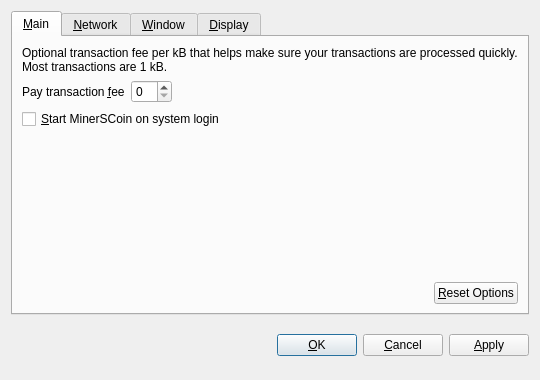
<?xml version="1.0" encoding="UTF-8"?>
<ui version="4.0">
 <class>OptionsDialog</class>
 <widget class="QDialog" name="OptionsDialog">
  <property name="geometry">
   <rect>
    <x>0</x>
    <y>0</y>
    <width>540</width>
    <height>380</height>
   </rect>
  </property>
  <property name="windowTitle">
   <string>Options</string>
  </property>
  <property name="modal">
   <bool>true</bool>
  </property>
  <layout class="QVBoxLayout" name="verticalLayout">
   <item>
    <widget class="QTabWidget" name="tabWidget">
     <property name="tabPosition">
      <enum>QTabWidget::North</enum>
     </property>
     <property name="currentIndex">
      <number>0</number>
     </property>
     <widget class="QWidget" name="tabMain">
      <attribute name="title">
       <string>&amp;Main</string>
      </attribute>
      <layout class="QVBoxLayout" name="verticalLayout_Main">
       <item>
        <widget class="QLabel" name="transactionFeeInfoLabel">
         <property name="text">
          <string>Optional transaction fee per kB that helps make sure your transactions are processed quickly. Most transactions are 1 kB.</string>
         </property>
         <property name="textFormat">
          <enum>Qt::PlainText</enum>
         </property>
         <property name="wordWrap">
          <bool>true</bool>
         </property>
        </widget>
       </item>
       <item>
        <layout class="QHBoxLayout" name="horizontalLayout_1_Main">
         <item>
          <widget class="QLabel" name="transactionFeeLabel">
           <property name="text">
            <string>Pay transaction &amp;fee</string>
           </property>
           <property name="textFormat">
            <enum>Qt::PlainText</enum>
           </property>
           <property name="buddy">
            <cstring>transactionFee</cstring>
           </property>
          </widget>
         </item>
         <item>
          <widget class="BitcoinAmountField" name="transactionFee"/>
         </item>
         <item>
          <spacer name="horizontalSpacer_1_Main">
           <property name="orientation">
            <enum>Qt::Horizontal</enum>
           </property>
           <property name="sizeHint" stdset="0">
            <size>
             <width>40</width>
             <height>20</height>
            </size>
           </property>
          </spacer>
         </item>
        </layout>
       </item>
       <item>
        <widget class="QCheckBox" name="bitcoinAtStartup">
         <property name="toolTip">
          <string>Automatically start MinerSCoin after logging in to the system.</string>
         </property>
         <property name="text">
          <string>&amp;Start MinerSCoin on system login</string>
         </property>
        </widget>
       </item>
       <item>
        <spacer name="verticalSpacer_Main">
         <property name="orientation">
          <enum>Qt::Vertical</enum>
         </property>
         <property name="sizeHint" stdset="0">
          <size>
           <width>20</width>
           <height>40</height>
          </size>
         </property>
        </spacer>
       </item>
       <item>
        <layout class="QHBoxLayout" name="horizontalLayout_2_Main">
         <item>
          <spacer name="horizontalSpacer_2_Main">
           <property name="orientation">
            <enum>Qt::Horizontal</enum>
           </property>
           <property name="sizeHint" stdset="0">
            <size>
             <width>40</width>
             <height>20</height>
            </size>
           </property>
          </spacer>
         </item>
         <item>
          <widget class="QPushButton" name="resetButton">
           <property name="toolTip">
            <string>Reset all client options to default.</string>
           </property>
           <property name="text">
            <string>&amp;Reset Options</string>
           </property>
           <property name="autoDefault">
            <bool>false</bool>
           </property>
          </widget>
         </item>
        </layout>
       </item>
      </layout>
     </widget>
     <widget class="QWidget" name="tabNetwork">
      <attribute name="title">
       <string>&amp;Network</string>
      </attribute>
      <layout class="QVBoxLayout" name="verticalLayout_Network">
       <item>
        <widget class="QCheckBox" name="mapPortUpnp">
         <property name="toolTip">
          <string>Automatically open the MinerSCoin client port on the router. This only works when your router supports UPnP and it is enabled.</string>
         </property>
         <property name="text">
          <string>Map port using &amp;UPnP</string>
         </property>
        </widget>
       </item>
       <item>
        <widget class="QCheckBox" name="connectSocks">
         <property name="toolTip">
          <string>Connect to the MinerSCoin network through a SOCKS proxy (e.g. when connecting through Tor).</string>
         </property>
         <property name="text">
          <string>&amp;Connect through SOCKS proxy:</string>
         </property>
        </widget>
       </item>
       <item>
        <layout class="QHBoxLayout" name="horizontalLayout_Network">
         <item>
          <widget class="QLabel" name="proxyIpLabel">
           <property name="text">
            <string>Proxy &amp;IP:</string>
           </property>
           <property name="textFormat">
            <enum>Qt::PlainText</enum>
           </property>
           <property name="buddy">
            <cstring>proxyIp</cstring>
           </property>
          </widget>
         </item>
         <item>
          <widget class="QValidatedLineEdit" name="proxyIp">
           <property name="maximumSize">
            <size>
             <width>140</width>
             <height>16777215</height>
            </size>
           </property>
           <property name="toolTip">
            <string>IP address of the proxy (e.g. 127.0.0.1)</string>
           </property>
          </widget>
         </item>
         <item>
          <widget class="QLabel" name="proxyPortLabel">
           <property name="text">
            <string>&amp;Port:</string>
           </property>
           <property name="textFormat">
            <enum>Qt::PlainText</enum>
           </property>
           <property name="buddy">
            <cstring>proxyPort</cstring>
           </property>
          </widget>
         </item>
         <item>
          <widget class="QLineEdit" name="proxyPort">
           <property name="maximumSize">
            <size>
             <width>55</width>
             <height>16777215</height>
            </size>
           </property>
           <property name="toolTip">
            <string>Port of the proxy (e.g. 9050)</string>
           </property>
          </widget>
         </item>
         <item>
          <widget class="QLabel" name="socksVersionLabel">
           <property name="text">
            <string>SOCKS &amp;Version:</string>
           </property>
           <property name="textFormat">
            <enum>Qt::PlainText</enum>
           </property>
           <property name="buddy">
            <cstring>socksVersion</cstring>
           </property>
          </widget>
         </item>
         <item>
          <widget class="QValueComboBox" name="socksVersion">
           <property name="toolTip">
            <string>SOCKS version of the proxy (e.g. 5)</string>
           </property>
          </widget>
         </item>
         <item>
          <spacer name="horizontalSpacer_Network">
           <property name="orientation">
            <enum>Qt::Horizontal</enum>
           </property>
           <property name="sizeHint" stdset="0">
            <size>
             <width>40</width>
             <height>20</height>
            </size>
           </property>
          </spacer>
         </item>
        </layout>
       </item>
       <item>
        <spacer name="verticalSpacer_Network">
         <property name="orientation">
          <enum>Qt::Vertical</enum>
         </property>
         <property name="sizeHint" stdset="0">
          <size>
           <width>20</width>
           <height>40</height>
          </size>
         </property>
        </spacer>
       </item>
      </layout>
     </widget>
     <widget class="QWidget" name="tabWindow">
      <attribute name="title">
       <string>&amp;Window</string>
      </attribute>
      <layout class="QVBoxLayout" name="verticalLayout_Window">
       <item>
        <widget class="QCheckBox" name="minimizeToTray">
         <property name="toolTip">
          <string>Show only a tray icon after minimizing the window.</string>
         </property>
         <property name="text">
          <string>&amp;Minimize to the tray instead of the taskbar</string>
         </property>
        </widget>
       </item>
       <item>
        <widget class="QCheckBox" name="minimizeOnClose">
         <property name="toolTip">
          <string>Minimize instead of exit the application when the window is closed. When this option is enabled, the application will be closed only after selecting Quit in the menu.</string>
         </property>
         <property name="text">
          <string>M&amp;inimize on close</string>
         </property>
        </widget>
       </item>
       <item>
        <spacer name="verticalSpacer_Window">
         <property name="orientation">
          <enum>Qt::Vertical</enum>
         </property>
         <property name="sizeHint" stdset="0">
          <size>
           <width>20</width>
           <height>40</height>
          </size>
         </property>
        </spacer>
       </item>
      </layout>
     </widget>
     <widget class="QWidget" name="tabDisplay">
      <attribute name="title">
       <string>&amp;Display</string>
      </attribute>
      <layout class="QVBoxLayout" name="verticalLayout_Display">
       <item>
        <layout class="QHBoxLayout" name="horizontalLayout_1_Display">
         <item>
          <widget class="QLabel" name="langLabel">
           <property name="text">
            <string>User Interface &amp;language:</string>
           </property>
           <property name="textFormat">
            <enum>Qt::PlainText</enum>
           </property>
           <property name="buddy">
            <cstring>lang</cstring>
           </property>
          </widget>
         </item>
         <item>
          <widget class="QValueComboBox" name="lang">
           <property name="toolTip">
            <string>The user interface language can be set here. This setting will take effect after restarting MinerSCoin.</string>
           </property>
          </widget>
         </item>
        </layout>
       </item>
       <item>
        <layout class="QHBoxLayout" name="horizontalLayout_2_Display">
         <item>
          <widget class="QLabel" name="unitLabel">
           <property name="text">
            <string>&amp;Unit to show amounts in:</string>
           </property>
           <property name="textFormat">
            <enum>Qt::PlainText</enum>
           </property>
           <property name="buddy">
            <cstring>unit</cstring>
           </property>
          </widget>
         </item>
         <item>
          <widget class="QValueComboBox" name="unit">
           <property name="toolTip">
            <string>Choose the default subdivision unit to show in the interface and when sending coins.</string>
           </property>
          </widget>
         </item>
        </layout>
       </item>
       <item>
        <widget class="QCheckBox" name="displayAddresses">
         <property name="toolTip">
          <string>Whether to show MinerSCoin addresses in the transaction list or not.</string>
         </property>
         <property name="text">
          <string>&amp;Display addresses in transaction list</string>
         </property>
        </widget>
       </item>
       <item>
        <widget class="QCheckBox" name="coinControlFeatures">
         <property name="toolTip">
          <string>Whether to show coin control features or not.</string>
         </property>
         <property name="text">
          <string>Display coin &amp;control features (experts only!)</string>
         </property>
        </widget>
       </item>
       <item>
        <spacer name="verticalSpacer_Display">
         <property name="orientation">
          <enum>Qt::Vertical</enum>
         </property>
         <property name="sizeHint" stdset="0">
          <size>
           <width>20</width>
           <height>40</height>
          </size>
         </property>
        </spacer>
       </item>
      </layout>
     </widget>
    </widget>
   </item>
   <item>
    <layout class="QHBoxLayout" name="horizontalLayout_Buttons">
     <item>
      <spacer name="horizontalSpacer_1">
       <property name="orientation">
        <enum>Qt::Horizontal</enum>
       </property>
       <property name="sizeHint" stdset="0">
        <size>
         <width>40</width>
         <height>48</height>
        </size>
       </property>
      </spacer>
     </item>
     <item>
      <widget class="QLabel" name="statusLabel">
       <property name="font">
        <font>
         <weight>75</weight>
         <bold>true</bold>
        </font>
       </property>
       <property name="text">
        <string/>
       </property>
       <property name="textFormat">
        <enum>Qt::PlainText</enum>
       </property>
       <property name="wordWrap">
        <bool>true</bool>
       </property>
      </widget>
     </item>
     <item>
      <spacer name="horizontalSpacer_2">
       <property name="orientation">
        <enum>Qt::Horizontal</enum>
       </property>
       <property name="sizeHint" stdset="0">
        <size>
         <width>40</width>
         <height>48</height>
        </size>
       </property>
      </spacer>
     </item>
     <item>
      <widget class="QPushButton" name="okButton">
       <property name="text">
        <string>&amp;OK</string>
       </property>
      </widget>
     </item>
     <item>
      <widget class="QPushButton" name="cancelButton">
       <property name="text">
        <string>&amp;Cancel</string>
       </property>
       <property name="autoDefault">
        <bool>false</bool>
       </property>
      </widget>
     </item>
     <item>
      <widget class="QPushButton" name="applyButton">
       <property name="text">
        <string>&amp;Apply</string>
       </property>
       <property name="autoDefault">
        <bool>false</bool>
       </property>
      </widget>
     </item>
    </layout>
   </item>
  </layout>
 </widget>
 <customwidgets>
  <customwidget>
   <class>BitcoinAmountField</class>
   <extends>QSpinBox</extends>
   <header>bitcoinamountfield.h</header>
  </customwidget>
  <customwidget>
   <class>QValueComboBox</class>
   <extends>QComboBox</extends>
   <header>qvaluecombobox.h</header>
  </customwidget>
  <customwidget>
   <class>QValidatedLineEdit</class>
   <extends>QLineEdit</extends>
   <header>qvalidatedlineedit.h</header>
  </customwidget>
 </customwidgets>
 <resources/>
 <connections/>
</ui>
